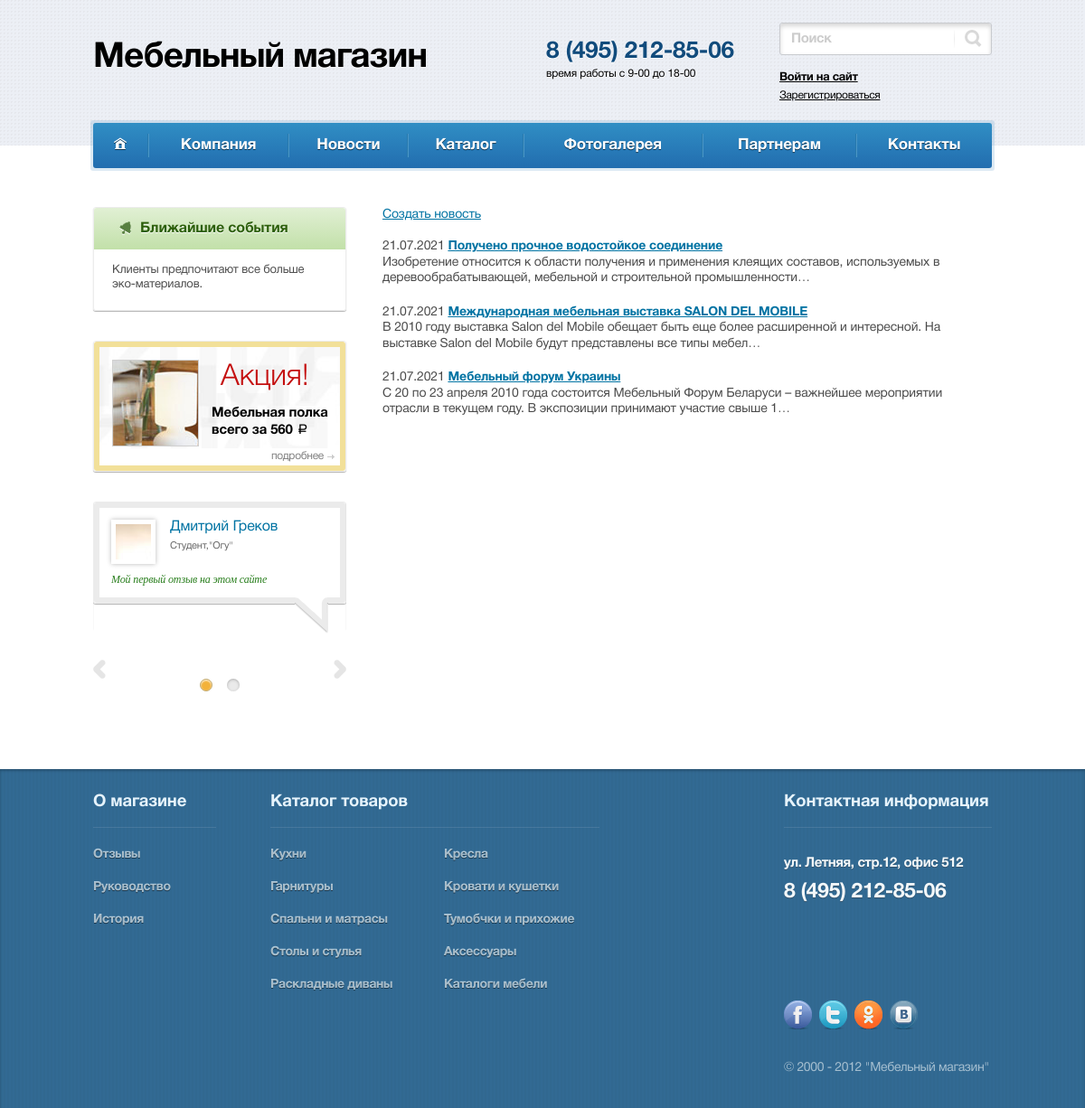
Page /news/ on the committed database.
### news/models.py (models this page shows)
class NewsModel(models.Model):
    title = models.CharField(max_length=120, verbose_name='Заголовок новости')
    author = models.CharField(max_length=300,
                              verbose_name='Автор или авторы',
                              blank=True,
                              null=True)
    description = models.TextField(verbose_name='Описание объявления')
    publish = models.DateField(auto_now_add=True,
                               verbose_name='Дата публикации')
    slug = models.SlugField(verbose_name='Человеко-понятная ссылка')
    def get_absolute_url(self):
        return reverse('news:news_detail', kwargs={'slug': self.slug})
    class Meta:
        verbose_name = 'Новость'
        verbose_name_plural = 'Новости'

### main/models.py (models this page shows, shortened)
class UsefullInfo(models.Model):
    title = models.CharField(max_length=20, verbose_name='Заголовок блока')
    content = models.CharField(max_length=100, verbose_name='Содержание блока')
    class Meta:
        verbose_name = 'Содержимое блока "Полезная информация"'
        verbose_name_plural = 'Содержимое блока "Полезная информация"'

### company/models.py (models this page shows, shortened)
class ReviewsCompany(models.Model):
    name = models.CharField(max_length=100, verbose_name='Имя')
    company = models.CharField(max_length=100, verbose_name='Компания',
                               blank=True,
                               null=True)
    position = models.CharField(max_length=120, verbose_name='Должность',
                                blank=True,
                                null=True)
    content = models.TextField(verbose_name='Текст отзыва')
    publish = models.DateField(auto_now_add=True)
    img = models.ImageField(verbose_name='Аватарка', blank=True, null=True)
    files = models.ManyToManyField('ReviewsFiles',
                                   related_name='reviews_files',
                                   blank=True,
                                   null=True)
    slug = models.SlugField(verbose_name='slug')
    class Meta:
        verbose_name = 'Отзыв'
        verbose_name_plural = 'Отзывы'

### news/views.py (the view)
# urls.py: path('', NewsListView.as_view(), name='list'),
class NewsListView(ListView):
    template_name = 'news/list.html'
    queryset = NewsModel.objects.all().order_by('-publish')
    context_object_name = 'news'

### catalog/models.py (called while the page is built)
    def get_absolute_url(self):
        return reverse('catalog:category_products', kwargs={'slug': self.slug})

### main/etc/catalog_rubric.py (called while the page is built)
def catalog_category(request):
    context = {}
    context['rubric_catalog'] = Category.objects.all()
    return context

### main/etc/random_review.py (called while the page is built)
def show_random_review(request):
    reviews = ReviewsCompany.objects.all().order_by('?')[:2]
    return {'random_reviews': reviews}

### main/etc/usefull.py (called while the page is built)
def usefullinfo(request):
    return {'info': UsefullInfo.objects.first(), 'title_link': 'about', }

def get_rubric_company(request):
    return {'rubric_company': RubricCompany.objects.all()}

### news/templates/news/list.html (shortened to what this page needs)
{% extends 'layout/basic.html'  %}
{% block content%}
<div class="content">
<div class="cnt">
<div class="news-list">
<a href="{% url 'news:create' %}">Создать новость</a>
<br><br>
{% for n in news %}
 <p class="news-item" id="bx_3218110189_3">
                    <span class="news-date-time">{{ n.publish|date:"d.m.Y" }}</span>
                            <a href="{{ n.get_absolute_url }}"><b>{{ n.title }}</b></a><br>
                            {{ n.description|safe|truncatechars:150 }}
</p>
{% endfor %}
</div>
</div>
</div>
{% endblock %}

### main/templates/layout/usefullinfo.html
<div class="side-block side-anonse">
                        <div class="title-block"><span class="i i-title01"></span>{{ info.title }}</div>
                        <div class="item">
                            <p>{{ info.content }}</p>
                        </div>
</div>

### main/templates/layout/random_review.html
{% load static %}
{% for review in random_reviews  %}
 <div class="item">
									<div class="side-block side-opin">
										<div class="inner-block">
											<div class="title">
												<div class="photo-block">
													<img src="{{ review.img.url }}" alt="">
												</div>
												<div class="name-block"><a href="">{{ review.name }}</a></div>
												<div class="pos-block">{{ review.position }},"{{ review.company }}"</div>
											</div>
											<div class="text-block">{{ review.content|truncatechars:100 }}</div>
										</div>
									</div>
								</div>
{% endfor %}

### main/static/css/style.css (style rules this page uses)
.i { display: inline-block; vertical-align: middle; }
html, body { margin: 0; padding: 0; width: 100%; height: 100%; }
.content { margin-bottom: 40px; }
@media (min-width: 768px) { .content { width: 100%; float: right; margin-left: -250px; } }
@media (min-width: 768px) { .cnt { position: relative; margin-left: 250px; } }
@media (min-width: 1000px) { .content { margin-left: -320px; } }
@media (min-width: 1000px) { .cnt { margin-left: 320px; } }
.i-title01 { background-image: url(../img/spr.png); background-position: -112px 0px; width: 13px; height: 16px; }
body { font-size: 14px; line-height: 1.25; color: #4b4b4b; letter-spacing: -0.01em; }
a { text-decoration: underline; color: #0073a3; }
p { margin-bottom: 20px; }
b, strong { font-weight: normal; font-family: 'HelveticaNeueCyrBold', sans-serif; }
.side-block { margin-bottom: 33px; border-radius: 3px; border: 1px solid #ececec; box-shadow: 0 1px 1px rgba(0, 0, 0, 0.3); }
.side-block .title-block { display: block; border-radius: 3px 3px 0 0; background: #c5e6f3; background: linear-gradient(#c5e6f3, #bad3e8); text-shadow: 0 1px #fff; font-size: 15px; line-height: 20px; padding: 13px 28px; overflow: hidden; font-weight: normal; color: #010101; margin: 0; font-family: 'HelveticaNeueCyrBold', sans-serif; }
.side-block .title-block .i, .side-block .title-block img { display: inline-block; vertical-align: middle; margin-right: 10px; }
.side-anonse .title-block { font-size: 16px; color: #2c5f0a; background: #e1f0d4; background: linear-gradient(#e1f0d4, #c2e0a9); }
.side-anonse .item { font-size: 13px; line-height: 16px; color: rgba(1, 1, 1, 0.7); margin-bottom: 20px; padding: 15px 20px 0 20px; }
.side-anonse p { margin: 0; }
.side-opin .inner-block { border-radius: 3px; border: 6px solid #ebebeb; position: relative; padding: 13px; }
.side-opin .inner-block:after { content: ""; display: inline-block; vertical-align: middle; background-image: url(../img/spr.png); background-position: 0px 0px; width: 37px; height: 40px; position: absolute; right: 13px; bottom: -40px; }
.side-opin .title { padding-left: 65px; margin-bottom: 10px; line-height: 1.1; font-size: 11px; color: rgba(1, 1, 1, 0.6); }
.side-opin .title:after { content: "."; display: block; height: 0; clear: both; visibility: hidden; }
.side-opin .photo-block { display: block; width: 49px; height: 49px; border: 5px solid #fff; box-shadow: 0 0 5px rgba(0, 0, 0, 0.28); float: left; overflow: hidden; margin-left: -65px; }
.side-opin .name-block { font-size: 16px; color: rgba(1, 1, 1, 0.8); margin-bottom: 5px; font-family: 'HelveticaNeueCyrBold', sans-serif; }
.side-opin .text-block { font-size: 12px; line-height: 1.2; color: #277d1b; font-style: italic; font-family: Georgia, 'Century Schoolbook L', Serif; }
.rew-footer-carousel a { text-decoration: none; }

### rows in the picture
NewsModel: publish "21.07.2021", title "Получено прочное водостойкое соединение", description "Изобретение относится к области получения и применения клеящих составов, используемых в деревообрабатывающей, мебельной и строительной промышленности…"
NewsModel: publish "21.07.2021", title "Международная мебельная выставка SALON DEL MOBILE", description "В 2010 году выставка Salon del Mobile обещает быть еще более расширенной и интересной. На выставке Salon del Mobile будут представлены все типы мебел…"
NewsModel: publish "21.07.2021", title "Мебельный форум Украины", description "С 20 по 23 апреля 2010 года состоится Мебельный Форум Беларуси – важнейшее мероприятии отрасли в текущем году. В экспозиции принимают участие свыше 1…"
UsefullInfo: title "Ближайшие события", content "Клиенты предпочитают все больше эко-материалов."
ReviewsCompany: img (picture), name "Дмитрий Греков", position "Студент", company "Огу", content "Мой первый отзыв на этом сайте"
